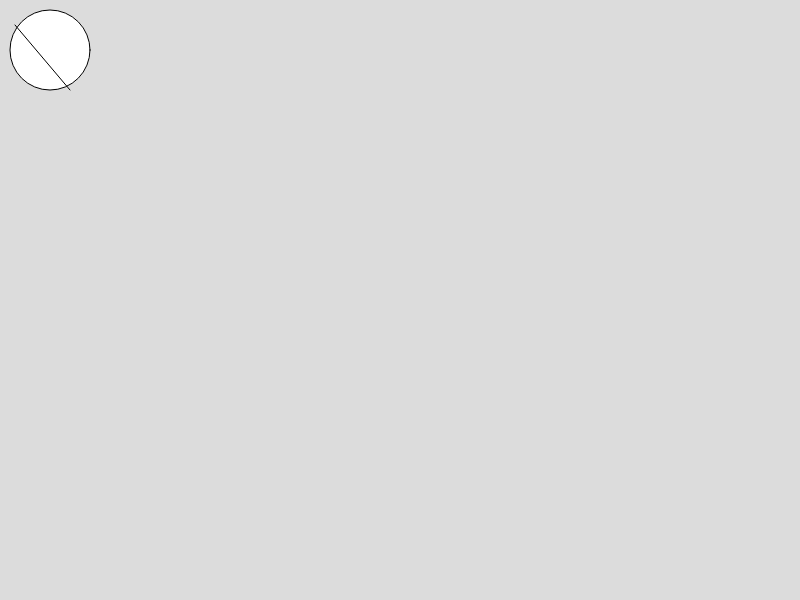
Frame 1 (no input)
Frame 60 (no input): identical to frame 1, image omitted
Frame 120 (the mouse pressed at the canvas centre since frame 60): identical to frame 1, image omitted

The p5.js sketch that drew this single still picture (run headless with seeded random() and noise() and a simulated clock; from frame 60 on, the mouse is pressed at the canvas centre):

// p5.js sketch
// ── sketch.js
function setup() {
  createCanvas(800, 600);
}

function draw() {
  // set background color as greyscale integer: background(0) or with rgb: background(r,g,b);
  background(220) 

  // create an ellipse ellipse(x, y, w, [h]) (height is optional)
  ellipse(50,50,80,80);

  //make a line: line(x1, y1, x2, y2)
  line(15, 25, 70, 90);

   // draw continuous circles. alter color with mouse down
/*  if (mouseIsPressed) {
    fill(0);
  } else {
    fill(255);
  }
  ellipse(mouseX, mouseY, 80, 80);*/


}
